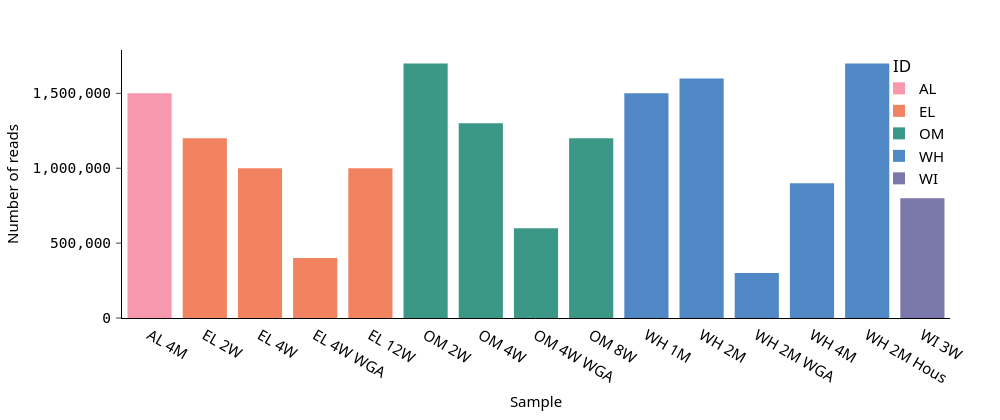

Notebook code for this chart:
### Markdown cell above
## 9. Bar chart with colored categories using Plotly

### Code cell
color_labels = [idx.split(" ")[0] for idx in sample_id]
color_dict = {
    label: color
    for label, color in zip(
        set(color_labels), [apc.aster, apc.aegean, apc.amber, apc.seaweed, apc.rose], strict=False
    )
}

fig = px.bar(
    x=sample_id,
    y=num_reads,
    color=color_labels,
    color_discrete_map=color_dict,
    title=None,
)

fig.update_layout(
    xaxis_title="Sample",
    yaxis_title="Number of reads",
    legend=dict(title="ID"),
)

apc.plotly.style_plot(fig, categorical_axes="x", monospaced_axes="y")
apc.plotly.style_legend(fig)
apc.plotly.add_commas_to_axis_tick_labels(fig)
apc.plotly.set_figure_dimensions(fig, "full_wide")

fig.show()

### Figure 1 — Plotly figure (JSON) as saved in the notebook; plotly's stock layout.template omitted (floating-point values rounded to 4 significant figures)
{"data": [{"hovertemplate": "color=AL<br>x=%{x}<br>y=%{y}<extra></extra>", "legendgroup": "AL", "marker": {"color": "#F898AE", "pattern": {"shape": ""}}, "name": "AL", "orientation": "v", "showlegend": true, "textposition": "auto", "type": "bar", "x": ["AL 4M"], "xaxis": "x", "y": [1500000], "yaxis": "y"}, {"hovertemplate": "color=EL<br>x=%{x}<br>y=%{y}<extra></extra>", "legendgroup": "EL", "marker": {"color": "#F28360", "pattern": {"shape": ""}}, "name": "EL", "orientation": "v", "showlegend": true, "textposition": "auto", "type": "bar", "x": ["EL 2W", "EL 4W", "EL 4W WGA", "EL 12W"], "xaxis": "x", "y": [1200000, 1000000, 400000, 1000000], "yaxis": "y"}, {"hovertemplate": "color=OM<br>x=%{x}<br>y=%{y}<extra></extra>", "legendgroup": "OM", "marker": {"color": "#3B9886", "pattern": {"shape": ""}}, "name": "OM", "orientation": "v", "showlegend": true, "textposition": "auto", "type": "bar", "x": ["OM 2W", "OM 4W", "OM 4W WGA", "OM 8W"], "xaxis": "x", "y": [1700000, 1300000, 600000, 1200000], "yaxis": "y"}, {"hovertemplate": "color=WH<br>x=%{x}<br>y=%{y}<extra></extra>", "legendgroup": "WH", "marker": {"color": "#5088C5", "pattern": {"shape": ""}}, "name": "WH", "orientation": "v", "showlegend": true, "textposition": "auto", "type": "bar", "x": ["WH 1M", "WH 2M", "WH 2M WGA", "WH 4M", "WH 2M Hous"], "xaxis": "x", "y": [1500000, 1600000, 300000, 900000, 1700000], "yaxis": "y"}, {"hovertemplate": "color=WI<br>x=%{x}<br>y=%{y}<extra></extra>", "legendgroup": "WI", "marker": {"color": "#7A77AB", "pattern": {"shape": ""}}, "name": "WI", "orientation": "v", "showlegend": true, "textposition": "auto", "type": "bar", "x": ["WI 3W"], "xaxis": "x", "y": [800000], "yaxis": "y"}], "layout": {"barmode": "relative", "height": 420, "legend": {"title": {"text": "ID"}, "tracegroupgap": 0}, "width": 1000, "xaxis": {"anchor": "y", "domain": [0.0, 1.0], "tickformat": ",", "ticks": "", "title": {"text": "Sample"}}, "yaxis": {"anchor": "x", "domain": [0.0, 1.0], "tickfont": {"family": "AtkinsonHyperlegibleMono, Atkinson Hyperlegible Mono, DejaVu Sans Mono, monospace", "size": 14.5}, "tickformat": ",", "title": {"text": "Number of reads"}}}}
